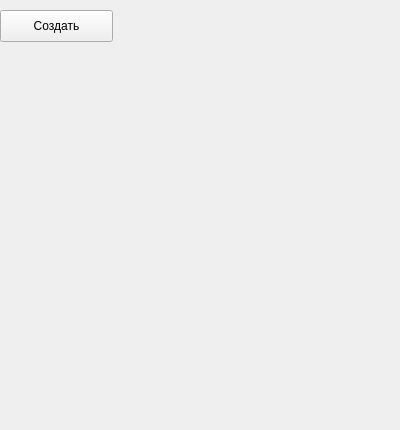
<?xml version="1.0" encoding="UTF-8"?>
<ui version="4.0">
 <class>Form</class>
 <widget class="QWidget" name="Form">
  <property name="geometry">
   <rect>
    <x>0</x>
    <y>0</y>
    <width>400</width>
    <height>430</height>
   </rect>
  </property>
  <property name="windowTitle">
   <string>Form</string>
  </property>
  <widget class="QLabel" name="label">
   <property name="geometry">
    <rect>
     <x>10</x>
     <y>49</y>
     <width>380</width>
     <height>371</height>
    </rect>
   </property>
   <property name="text">
    <string/>
   </property>
  </widget>
  <widget class="QPushButton" name="pushButton">
   <property name="geometry">
    <rect>
     <x>0</x>
     <y>10</y>
     <width>113</width>
     <height>32</height>
    </rect>
   </property>
   <property name="text">
    <string>Создать</string>
   </property>
  </widget>
 </widget>
 <resources/>
 <connections/>
</ui>
